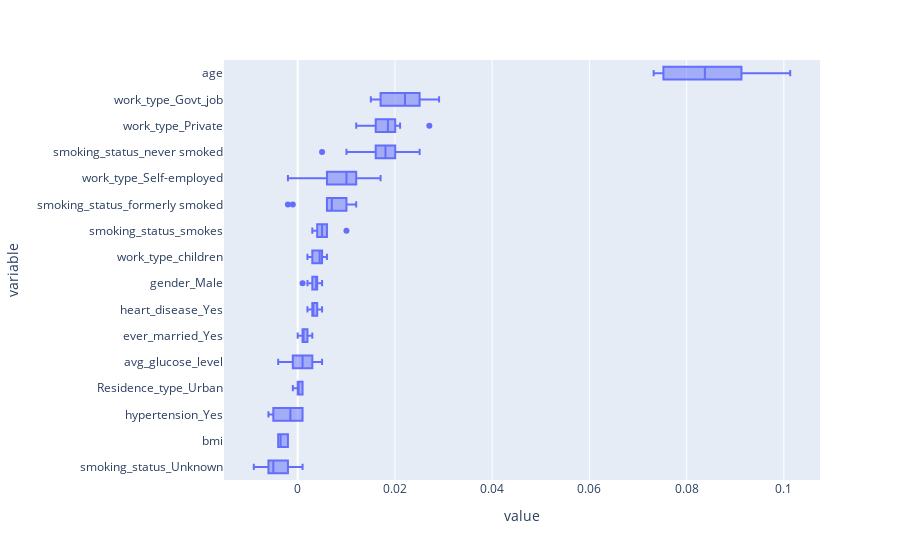

Here is the notebook cell this chart was saved with:
### Code cell
pvi_for(lr_model)

### Figure 1 — Plotly figure (JSON) as saved in the notebook; plotly's stock layout.template omitted (floating-point values rounded to 4 significant figures; data arrays with more than 128 entries replaced by an {"elided": "..."} marker saying what was removed)
{"data": [{"alignmentgroup": "True", "hovertemplate": "value=%{x}<br>variable=%{y}<extra></extra>", "legendgroup": "", "marker": {"color": "#636efa"}, "name": "", "notched": false, "offsetgroup": "", "orientation": "h", "showlegend": false, "type": "box", "x": {"elided": "160 float values"}, "x0": " ", "xaxis": "x", "y": {"elided": "160 str values"}, "y0": " ", "yaxis": "y"}], "layout": {"boxmode": "group", "legend": {"tracegroupgap": 0}, "margin": {"t": 60}, "xaxis": {"anchor": "y", "domain": [0, 1], "title": {"text": "value"}}, "yaxis": {"anchor": "x", "domain": [0, 1], "title": {"text": "variable"}}}}
